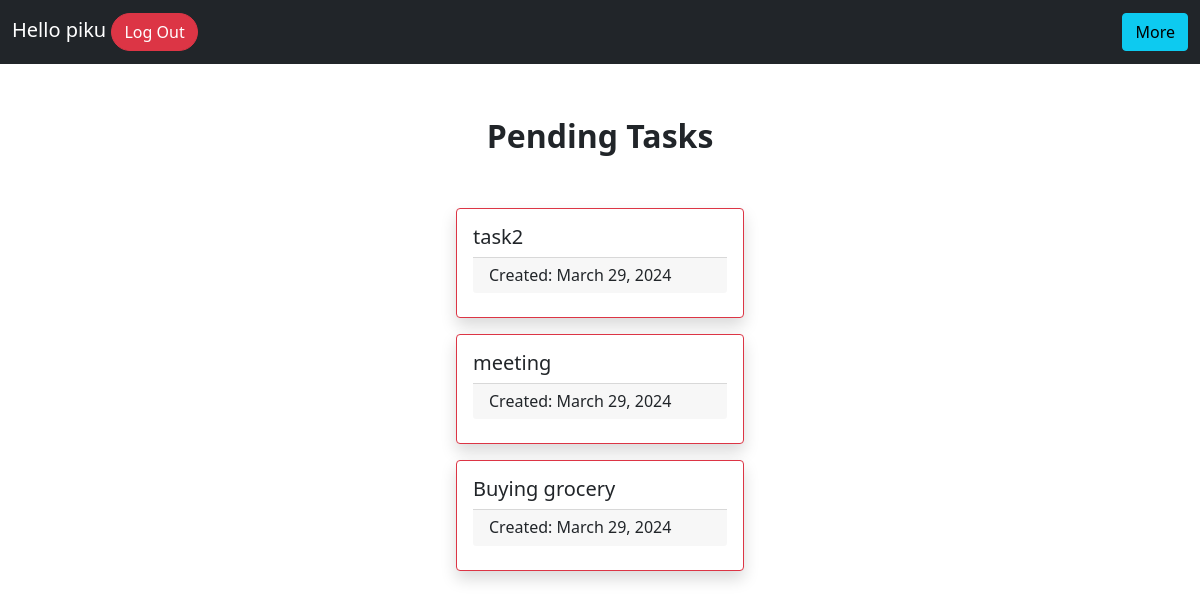
Page /pending_tasks/2/ (signed in) on the committed database.
### todo_app/models.py (models this page shows, shortened)
class Tasklist(models.Model):
    username=models.ForeignKey(User, on_delete=models.CASCADE)
    title= models.CharField(max_length=200,null=False)
    status=models.CharField(max_length=10,default="Incomplete")
    created_on=models.DateField(auto_now_add=True)

### todo_app/views.py (the view)
# urls.py: path('pending_tasks/<int:pk>/',views.pending_tasks,name="pending_tasks")
def pending_tasks(request,pk):
    tasks=Tasklist.objects.filter(username=User.objects.get(pk=pk),status="Incomplete")
    context={
        'tasks':tasks,
    }
    return render(request,"pending_tasks.html",context)

### templates/pending_tasks.html (shortened to what this page needs)
<!DOCTYPE html>
<html>
    <head>
        <link href="https://cdn.jsdelivr.net/npm/bootstrap@5.0.2/dist/css/bootstrap.min.css" rel="stylesheet">
    </head>
    <body>
        {% include "navbar.html" %}
        <div class="d-flex justify-content-center align-items-center flex-column">
        {% if tasks %}
        <div class="fs-2 fw-bold mb-5">Pending Tasks</div>
        {% for task in tasks %}
                <div class="card mb-3 border border-danger shadow" style="width: 18rem;">
                    <div class="card-body">
                        <h5 class="card-title">{{task.title}}</h5>
                        <h6 class="card-footer">Created: {{task.created_on}}</h6>
                    </div>
                </div>
                {% endfor %}
        {% else %}
            <div>No Pending Tasks!!!</div>
        {% endif %}
    </body>
</html>

### templates/navbar.html (shortened to what this page needs)
<nav class="navbar navbar-dark bg-dark mb-5 d-flex">
    <div class="container-fluid d-flex">
      <div class="navbar-brand">Hello {{ user.username }}   <a href="/signout" class="btn btn-danger rounded-pill">Log Out</a></div>
        <div class="dropdown">
            <button class="btn btn-info">More</button>
          </div>
    </div>
</nav>

### templates/navbar.html (style rules this page uses)
.dropdown { position: relative; display: inline-block; }

### rows in the picture
Tasklist: title "task2", created_on "March 29, 2024"
Tasklist: title "meeting", created_on "March 29, 2024"
Tasklist: title "Buying grocery", created_on "March 29, 2024"

### other values in the picture
{{ user.username }} "piku"
